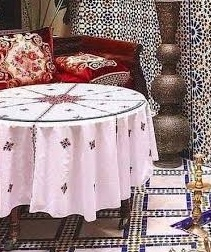
#> input picture Tps/TP8/Part 2 codes TP 8/exercice 9/object.jpg, 211 x 252 px
$ python exo9.py
#> lines starting #> are read from the running program, lines starting #| are printed output that depends on the picture
import cv2
import numpy as np
import matplotlib.pyplot as plt

img1 = cv2.imread("object.jpg", 0)
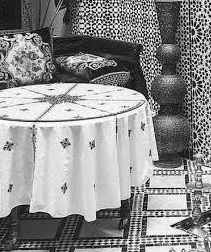
#> img1: shape (252, 211); min 0, max 255, mean 141.8
img2 = cv2.imread("scene.jpg", 0)
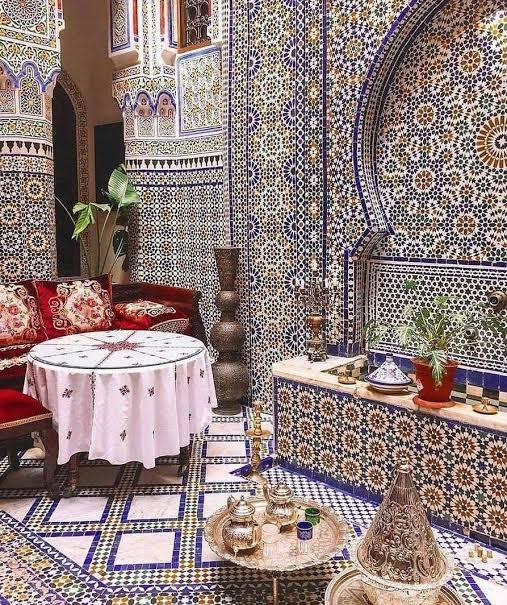
#> input picture Tps/TP8/Part 2 codes TP 8/exercice 9/scene.jpg, 507 x 605 px
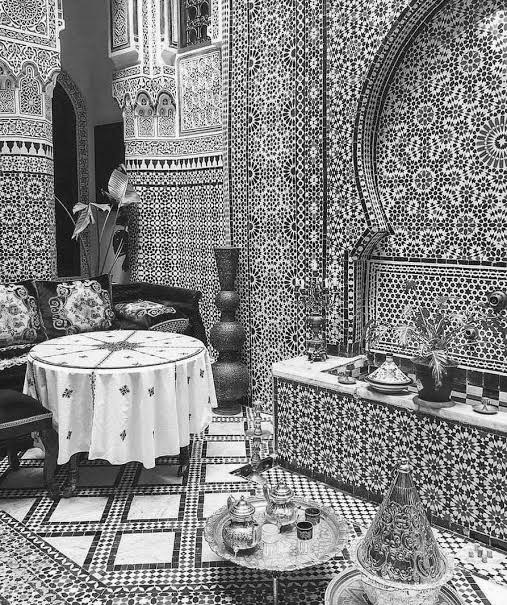
#> img2: shape (605, 507); min 0, max 255, mean 132.5

sift = cv2.SIFT_create()

kp1, des1 = sift.detectAndCompute(img1, None)
#> kp1 = 470 keypoints; strongest (x, y, size): (172, 226, 1.9), (99, 5, 1.8), (116, 4, 1.8), (88, 26, 1.8)
kp2, des2 = sift.detectAndCompute(img2, None)
#> kp2 = 6914 keypoints; strongest (x, y, size): (395, 321, 1.9), (404, 276, 2), (474, 292, 2.2), (403, 297, 2)

bf = cv2.BFMatcher()

matches = bf.knnMatch(
    des1,
    des2,
    k=2
)
#> matches = 470 matches

# Lowe ratio test
good = []

for m, n in matches:

    if m.distance < 0.7 * n.distance:
        good.append(m)
#> after the loop, good = 379 matches

print("Good matches :", len(good))
#| Good matches : 379
# Homogtaphie
if len(good) >= 4:

    src_pts = np.float32([
        kp1[m.queryIdx].pt
        for m in good
    ]).reshape(-1,1,2)
#> src_pts = 379 rows, first 8: [3.35, 78.55], [4.84, 90.66], [5.49, 109], [6.45, 151.2], [7.94, 233.1], [9.11, 31.51], [9.76, 76.33], [9.93, 141.4]

    dst_pts = np.float32([
        kp2[m.trainIdx].pt
        for m in good
    ]).reshape(-1,1,2)
#> dst_pts = 379 rows, first 8: [62.33, 325.5], [63.91, 337.7], [64.43, 356], [65.44, 398.2], [66.94, 480.1], [68.13, 278.5], [68.75, 323.3], [68.93, 388.4]

    H, mask = cv2.findHomography(
        src_pts,
        dst_pts,
        cv2.RANSAC,
        5.0
    )
#> H = [[1, -1.36e-05, 58.97], [0.000674, 1, 247], [1.9e-06, -4.65e-07, 1]]; mask = 379 values, max 1 at index 0, min 0 at index 118, mean 0.995

    print("Homographie :")
    print(H)
#| [[ 1.00059335e+00 -1.36033084e-05  5.89724152e+01]
#|  [ 6.73785423e-04  1.00005666e+00  2.46971606e+02]
#|  [ 1.90128169e-06 -4.65170310e-07  1.00000000e+00]]

    print("Inliers :", mask.sum())
#| Inliers : 377

    #Localisation

    h, w = img1.shape
#> h = 252; w = 211

corners = np.float32([
    [0,0],
    [w,0],
    [w,h],
    [0,h]
]).reshape(-1,1,2)
#> corners = [[0, 0], [211, 0], [211, 252], [0, 252]]

transformed = cv2.perspectiveTransform(
    corners,
    H
)
#> transformed = [[58.97, 247], [270, 247], [270, 499], [58.98, 499]]

scene_color = cv2.cvtColor(
    img2,
    cv2.COLOR_GRAY2BGR
)

cv2.polylines(
    scene_color,
    [np.int32(transformed)],
    True,
    (0,255,0),
    3
)
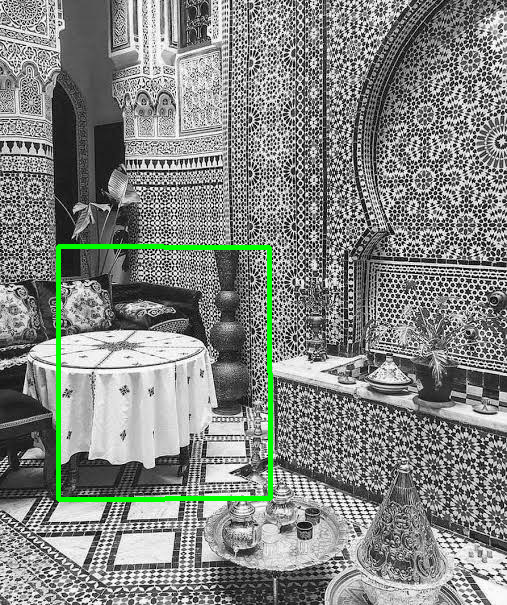
#> scene_color: shape (605, 507, 3); mean B, G, R 130.5, 134.3, 130.5

plt.figure(figsize=(12,8))

plt.imshow(
    cv2.cvtColor(
        scene_color,
        cv2.COLOR_BGR2RGB
    )
)

plt.axis("off")
plt.show()
cv2.imwrite("image cadre.jpg", scene_color)
